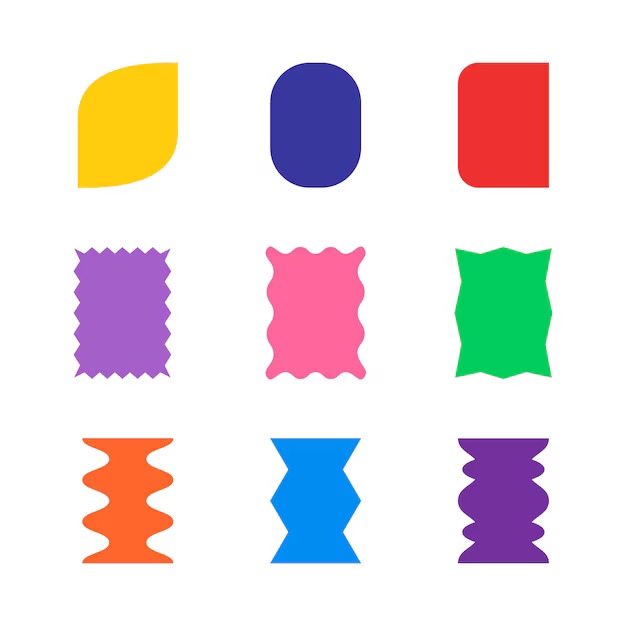
#> input picture contours/codes/shapes.jpg, 626 x 626 px
$ jupyter execute contour.ipynb
#> lines starting #> are read from the running program, lines starting #| are printed output that depends on the picture; after the words box and inside, x2 and y2 are one past the last pixel; in counts of white or black regions, pixels touching at a corner belong together
[cell 1]
import cv2
import matplotlib.pyplot as plt

[cell 2]
image = cv2.imread("./shapes.jpg")
#> image is the input picture: shape (626, 626, 3); mean B, G, R 223.5, 221, 230

image_rgb = cv2.cvtColor(image, cv2.COLOR_BGR2RGB)

image_gray = cv2.cvtColor(image, cv2.COLOR_BGR2GRAY)
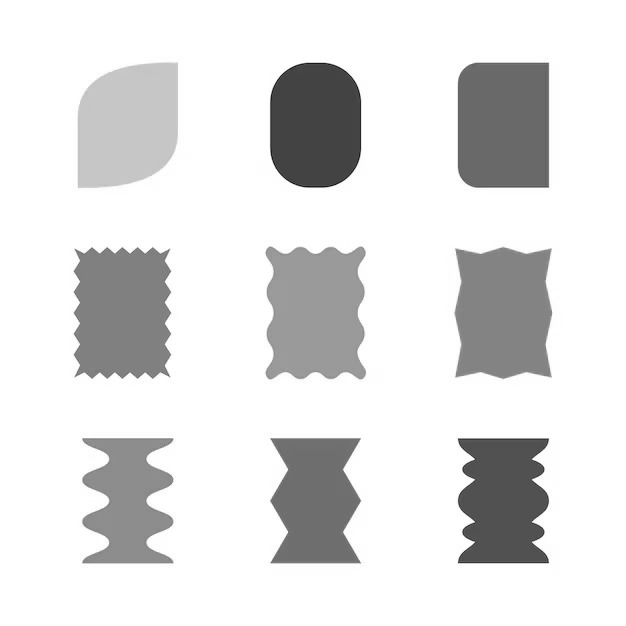
#> image_gray: shape (626, 626); min 14, max 255, mean 224

[cell 3]
plt.imshow(image_rgb)

[cell 4]
gray = cv2.Canny(image_gray, 80, 150)
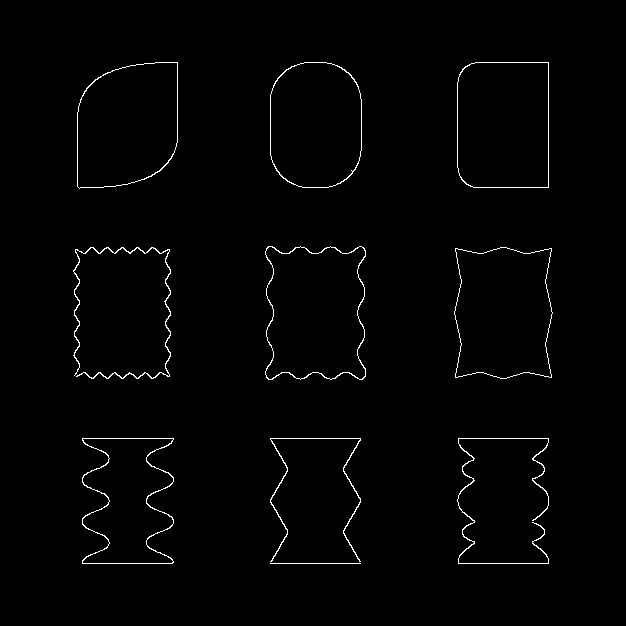
#> gray: shape (626, 626); 1.2% white in thin lines or dots, all inside (x1, y1, x2, y2) = (73, 62, 553, 564)

plt.imshow(gray, cmap='grey')

[cell 5]
contours, hierarchy = cv2.findContours(gray, cv2.RETR_LIST, cv2.CHAIN_APPROX_SIMPLE)
#> contours = 16 contours, 1 with area under 20; largest, box (x1, y1, x2, y2) and area: (265, 246, 366, 380) 11587, (265, 246, 366, 380) 11453, (454, 247, 553, 379) 11239, (454, 247, 553, 379) 11237, (457, 62, 549, 188) 11181

#MODE - hierarchy relationship between contours
# method - contours points are stored.

contour_image = image.copy()
cv2.drawContours(contour_image, contours, -1, (0, 255, 0), 5)
#> contour_image: shape (626, 626, 3); 7.46% of pixels changed, all inside (x1, y1, x2, y2) = (70, 59, 556, 567)

plt.figure(figsize=(10,5))
plt.subplot(1,3,1)
plt.imshow(cv2.cvtColor(image, cv2.COLOR_BGR2RGB))
plt.title("Original image")

plt.subplot(1,3,2)
plt.imshow(gray, cmap='grey')
plt.title("maks")

plt.subplot(1,3,3)
plt.imshow(cv2.cvtColor(contour_image, cv2.COLOR_BGR2RGB))
plt.title("Contours image")

plt.show()

# Countours with Thresholding

[cell 6]
# retval -> The threshold value used
# binary -> he output binary image (with only 0 or 255)
'''
# Apply binary thresholding to a grayscale image
retval, binary = cv2.threshold(
    image_gray,     # Input image (must be grayscale)
    200,            # Threshold value: pixels above this will be set to 255
    255,            # Maximum value to use (for pixels above the threshold)
    cv2.THRESH_BINARY  # Thresholding type: basic binary threshold
)
'''


retval, binary = cv2.threshold(image_gray, 200, 255, cv2.THRESH_BINARY)
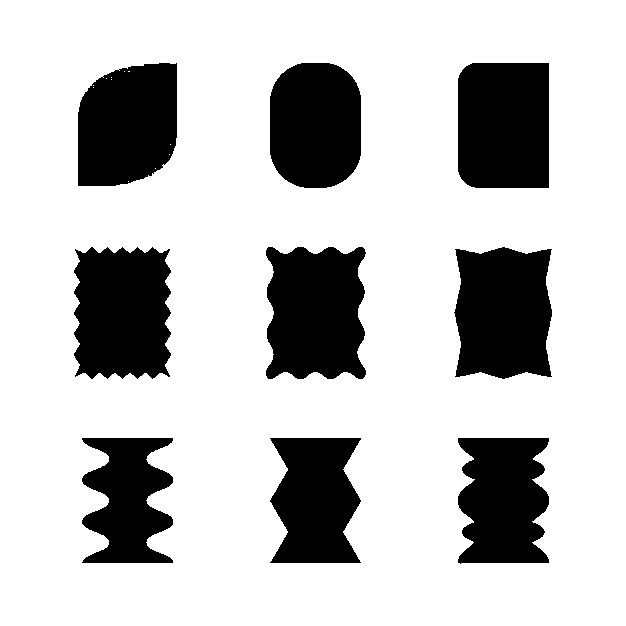
#> binary: shape (626, 626); 76.3% white; 9 black regions

plt.imshow(binary, cmap='grey')

contours, hierarchy = cv2.findContours(binary, cv2.RETR_LIST, cv2.CHAIN_APPROX_SIMPLE)
#> contours = 21 contours, 11 with area under 20; largest, box (x1, y1, x2, y2) and area: (0, 0, 626, 626) 390625, (265, 246, 367, 380) 11725, (73, 246, 172, 380) 11592, (453, 246, 553, 380) 11496, (457, 62, 550, 189) 11406

#MODE - hierarchy relationship between contours
# method - contours points are stored.

contour_image = image.copy()
cv2.drawContours(contour_image, contours, -1, (0, 255, 0), 5)
#> contour_image: shape (626, 626, 3); 9.86% of pixels changed, all inside (x1, y1, x2, y2) = (0, 0, 626, 626)

plt.figure(figsize=(10,5))
plt.subplot(1,3,1)
plt.imshow(cv2.cvtColor(image, cv2.COLOR_BGR2RGB))
plt.title("Original image")

plt.subplot(1,3,2)
plt.imshow(binary, cmap='grey')
plt.title("maks")

plt.subplot(1,3,3)
plt.imshow(cv2.cvtColor(contour_image, cv2.COLOR_BGR2RGB))
plt.title("Contours image")

plt.show()

# Contour with rgb image and with color thresholding

[cell 7]
import numpy as np

lower_bound = np.array([120, 80, 0], dtype=np.uint8) #unit8 means unsigned integer means it will have value from 0 to 255
upper_bound = np.array([160, 185, 255], dtype=np.uint8)

image_rgb = cv2.cvtColor(image, cv2.COLOR_BGR2RGB)
image_hsv = cv2.cvtColor(image, cv2.COLOR_BGR2HSV)
#> image_hsv: shape (626, 626, 3); mean H, S, V 26.1, 46.9, 246

mask = cv2.inRange(image_hsv, lower_bound, upper_bound)
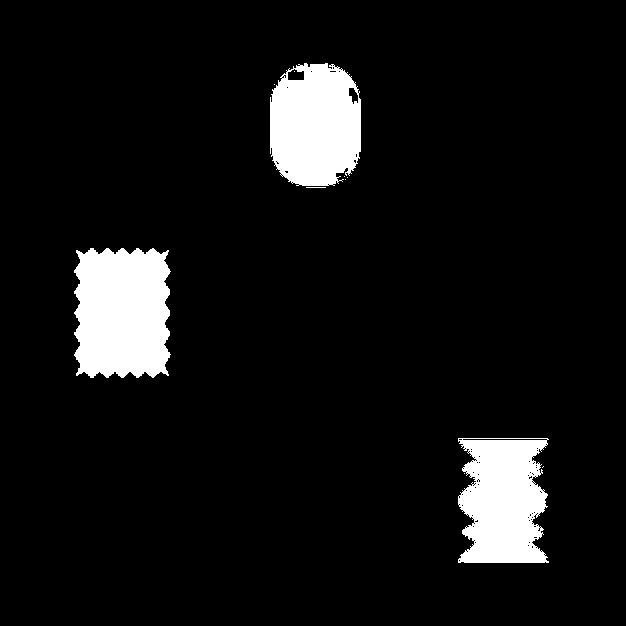
#> mask: shape (626, 626); 7.6% white; 11 white regions (7 under 20 px)

plt.imshow(mask, cmap='grey')

contours, hierarchy = cv2.findContours(mask, cv2.RETR_LIST, cv2.CHAIN_APPROX_SIMPLE)
#> contours = 120 contours, 114 with area under 20; largest, box (x1, y1, x2, y2) and area: (74, 248, 171, 378) 10966, (270, 63, 361, 186) 9385, (458, 438, 549, 563) 9084, (462, 438, 548, 441) 168, (287, 68, 305, 81) 166, (348, 87, 359, 105) 112

#MODE - hierarchy relationship between contours
# method - contours points are stored.

contour_image = image.copy()
cv2.drawContours(contour_image, contours, -1, (0, 255, 0), -1)  # thickness = -1 means fill the shape with color. see result below
#> contour_image: shape (626, 626, 3); 7.6% of pixels changed, all inside (x1, y1, x2, y2) = (74, 63, 549, 563)

plt.figure(figsize=(10,5))
plt.subplot(1,3,1)
plt.imshow(cv2.cvtColor(image, cv2.COLOR_BGR2RGB))
plt.title("Original image")

plt.subplot(1,3,2)
plt.imshow(binary, cmap='grey')
plt.title("maks")

plt.subplot(1,3,3)
plt.imshow(cv2.cvtColor(contour_image, cv2.COLOR_BGR2RGB))
plt.title("Contours image")

plt.show()

# Doing same with Grayscale image using cv2.inRange()

[cell 8]
import numpy as np

lower_bound = np.array([200], dtype=np.uint8)
upper_bound = np.array([255], dtype=np.uint8)

image_rgb = cv2.cvtColor(image, cv2.COLOR_BGR2RGB)
image_hsv = cv2.cvtColor(image, cv2.COLOR_BGR2HSV)
image_grey = cv2.cvtColor(image, cv2.COLOR_BGR2GRAY)

mask = cv2.inRange(image_grey, lower_bound, upper_bound)
#> mask: shape (626, 626); 76.3% white; 9 black regions

plt.imshow(mask, cmap='grey')

contours, hierarchy = cv2.findContours(mask, cv2.RETR_LIST, cv2.CHAIN_APPROX_SIMPLE)
#> contours = 32 contours, 22 with area under 20; largest, box (x1, y1, x2, y2) and area: (0, 0, 626, 626) 390625, (265, 246, 367, 380) 11721, (73, 246, 172, 380) 11589, (453, 246, 553, 380) 11490, (457, 62, 550, 189) 11406

#MODE - hierarchy relationship between contours
# method - contours points are stored.

contour_image = image.copy()
cv2.drawContours(contour_image, contours, -1, (0, 255, 0), 5)
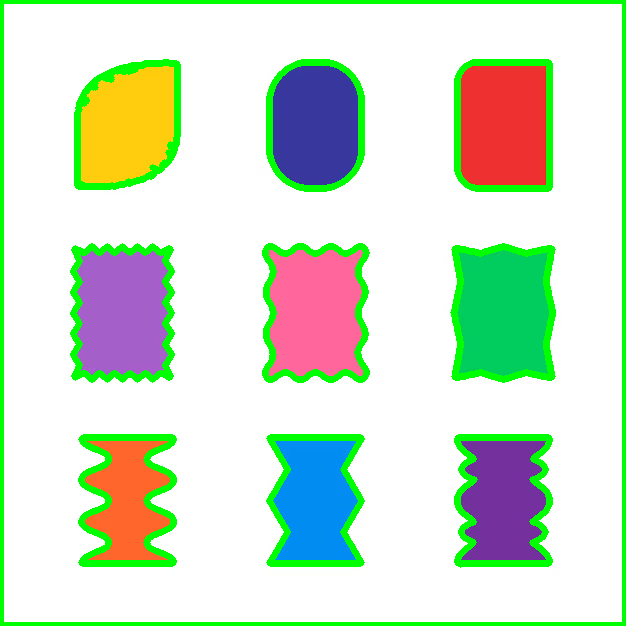
#> contour_image: shape (626, 626, 3); 9.89% of pixels changed, all inside (x1, y1, x2, y2) = (0, 0, 626, 626)

plt.figure(figsize=(10,5))
plt.subplot(1,3,1)
plt.imshow(image_grey, cmap='grey')
plt.title("Original image")

plt.subplot(1,3,2)
plt.imshow(mask, cmap='grey')
plt.title("maks")

plt.subplot(1,3,3)
plt.imshow(cv2.cvtColor(contour_image, cv2.COLOR_BGR2RGB))
plt.title("Contours image")

plt.show()
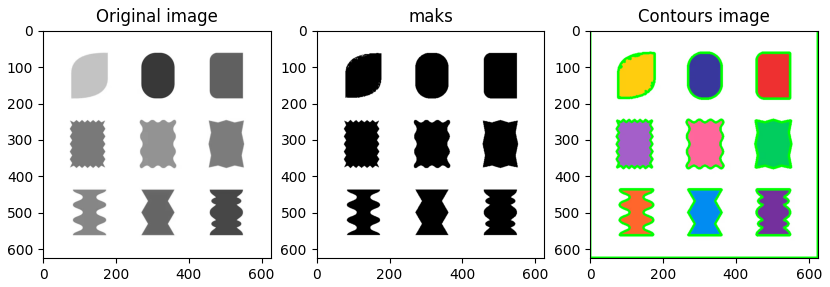
#> figure drawn by matplotlib, 3 panels

# Sorting the contours to remove some unnecessary contours like the big box in above image

[cell 9]
import numpy as np

lower_bound = np.array([200], dtype=np.uint8)
upper_bound = np.array([255], dtype=np.uint8)

image_rgb = cv2.cvtColor(image, cv2.COLOR_BGR2RGB)
image_hsv = cv2.cvtColor(image, cv2.COLOR_BGR2HSV)
image_grey = cv2.cvtColor(image, cv2.COLOR_BGR2GRAY)

mask = cv2.inRange(image_grey, lower_bound, upper_bound)

plt.imshow(mask, cmap='grey')

contours, hierarchy = cv2.findContours(mask, cv2.RETR_LIST, cv2.CHAIN_APPROX_SIMPLE)

sorted_contours = sorted(contours, key=cv2.contourArea,reverse=True) # short contours in descending order of size
#> sorted_contours has the same summary as contours

print(len(sorted_contours))
#| 32

contours = sorted_contours[1:10]    # here will not take 1st shape as it is the biggest we will ignore it.
#> contours = 9 contours; largest, box (x1, y1, x2, y2) and area: (265, 246, 367, 380) 11721, (73, 246, 172, 380) 11589, (453, 246, 553, 380) 11490, (457, 62, 550, 189) 11406, (77, 62, 178, 187) 10664

contour_image = image.copy()
cv2.drawContours(contour_image, contours, -1, (0, 255, 0), 5)
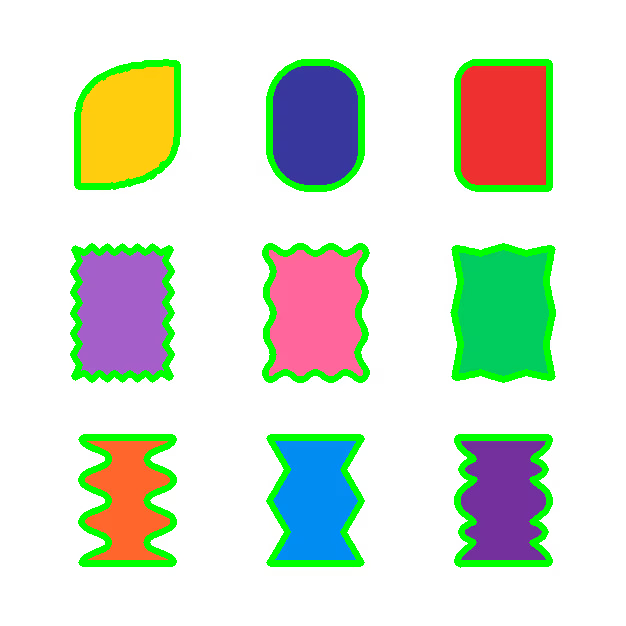
#> contour_image: shape (626, 626, 3); 7.28% of pixels changed, all inside (x1, y1, x2, y2) = (70, 59, 556, 568)

plt.imshow(cv2.cvtColor(contour_image, cv2.COLOR_BGR2RGB))
plt.title("Contours image")

plt.show()
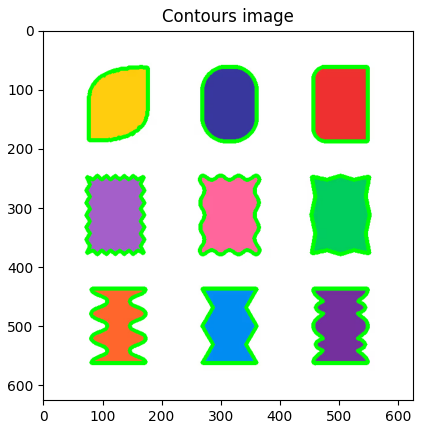
#> figure drawn by matplotlib, 1 panel

# Boundary walls on detected contours

[cell 10]
#MODE - hierarchy relationship between contours
# method - contours points are stored.
contour_image = image.copy()

for contour in contours:
    # Get the bounding rectangle for the current contour
    # x, y = top-left corner of the rectangle
    # w, h = width and height of the rectangle
    x, y, w, h = cv2.boundingRect(contour)


    # Draw the rectangle on the image
    # (x, y) is the top-left point
    # (x + w, y + h) is the bottom-right point
    # (0, 0, 255) is the rectangle color (red in BGR)
    # 2 is the thickness of the rectangle border
    cv2.rectangle(contour_image, (x,y), (x+w, y+h), (0,0,255), 2)
#> this loop made 9 passes
#> (x, y, w, h) on passes 1 to 9: (265, 246, 102, 134), (73, 246, 99, 134), (453, 246, 100, 134), (457, 62, 93, 127), (77, 62, 101, 125), (269, 62, 93, 127), (457, 437, 93, 128), (269, 437, 93, 127), (81, 437, 93, 127)
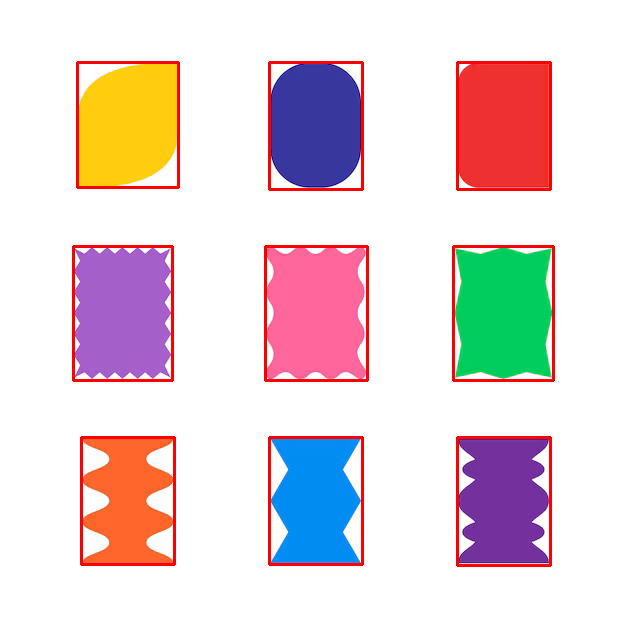
#> contour_image: shape (626, 626, 3); 3.1% of pixels changed, all inside (x1, y1, x2, y2) = (72, 61, 555, 567)


# cv2.drawContours(contour_image, contours, -1, (0, 255, 0), 5)

plt.figure(figsize=(10,5))
plt.subplot(1,3,1)
plt.imshow(image_grey, cmap='grey')
plt.title("Original image")

plt.subplot(1,3,2)
plt.imshow(mask, cmap='grey')
plt.title("maks")

plt.subplot(1,3,3)
plt.imshow(cv2.cvtColor(contour_image, cv2.COLOR_BGR2RGB))
plt.title("Contours image")

plt.show()
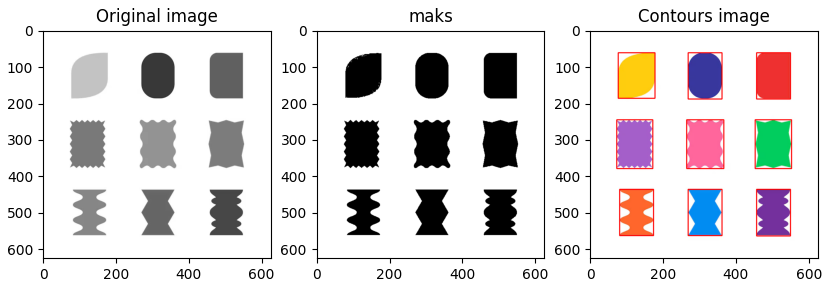
#> figure drawn by matplotlib, 3 panels
